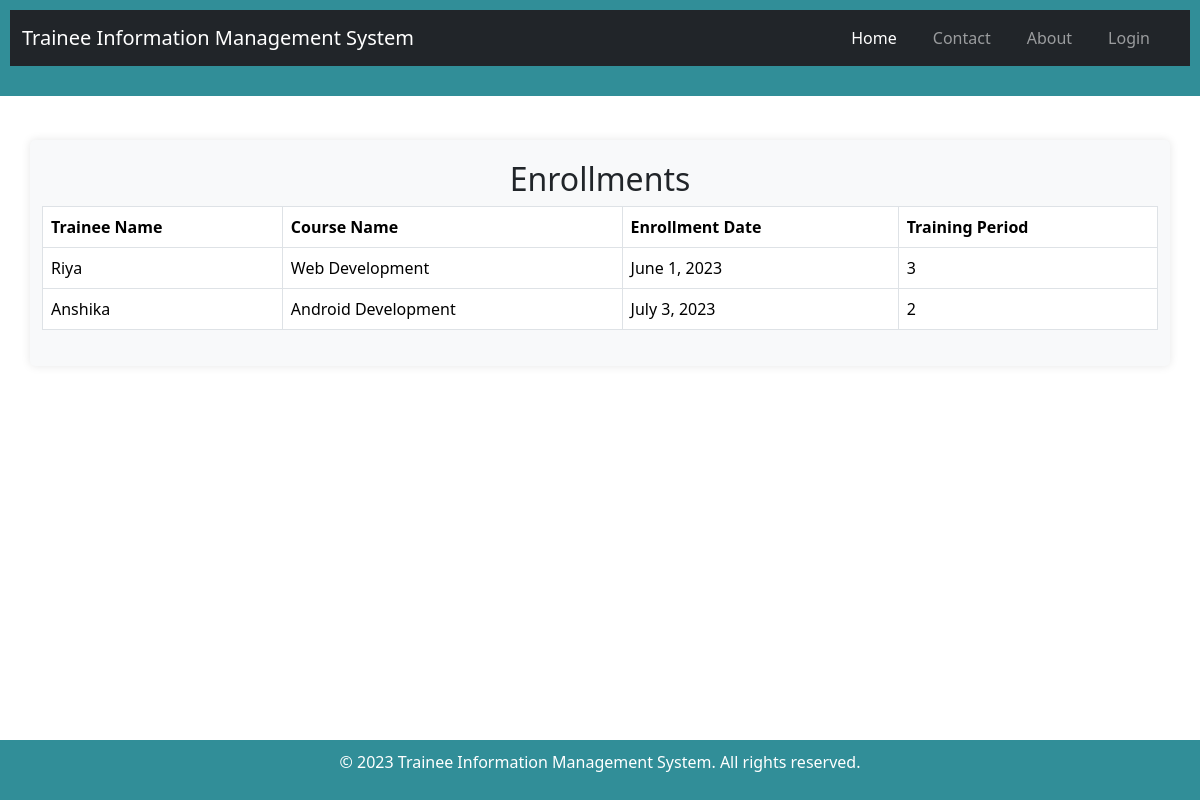
/trainee_mgt/enrollment_list/, run on the app's committed database.
### trainee_mgt/models.py (models this page shows, shortened)
class Enrollment(models.Model):
    trainee = models.ForeignKey(Trainee, on_delete=models.CASCADE)
    course = models.ForeignKey('Course', on_delete=models.CASCADE)
    enrollment_date = models.DateField()
    training_period = models.PositiveIntegerField(null=True)

class Trainee(models.Model):
    first_name = models.CharField(max_length=50)
    last_name = models.CharField(max_length=50)
    email = models.EmailField(unique=True)
    phone_number = models.CharField(max_length=15)
    date_of_birth = models.DateField()
    address = models.TextField()
    course = models.ForeignKey('Course', on_delete=models.CASCADE, null=True)

class Course(models.Model):
    title = models.CharField(max_length=100)
    description = models.TextField()
    trainer = models.ForeignKey(Trainer, on_delete=models.CASCADE)
    training_center = models.ForeignKey(TrainingCenter, on_delete=models.CASCADE)

### trainee_mgt/views.py (the view)
# urls.py: path('enrollment_list/', views.enrollment_list, name='enrollment_list'),
def enrollment_list(request):
    enrollments = Enrollment.objects.all()
    return render(request, 'trainee/enrollment_list.html', {'enrollments': enrollments})

### trainee_mgt/templates/trainee/enrollment_list.html
{% extends 'trainee/base.html' %}
{% block content %}
<div class="container mt-4">
    <h2 style="text-align:center;">Enrollments</h2>
    <div class="table-responsive">
    <table class="table table-bordered">
        <thead>
            <tr>
                <th>Trainee Name</th>
                <th>Course Name</th>
                <th>Enrollment Date</th>
                <th>Training Period</th>
            </tr>
        </thead>
        <tbody>
            {% for enrollment in enrollments %}
            <tr>
                <td>{{ enrollment.trainee.first_name }}</td>
                <td>{{ enrollment.course.title }}</td>
                <td>{{ enrollment.enrollment_date }}</td>
                <td>{{ enrollment.training_period }}</td>
            </tr>
            {% endfor %}
        </tbody>
    </table>
</div>
{% endblock %}

### trainee_mgt/static/css/styles.css (style rules this page uses)
body, h1, h2, h3, p, ul, li { margin: 0; padding: 0; }
body { font-family: Arial, sans-serif; background-color: #f0f0f0; display: flex; flex-direction: column; min-height: 100vh; }
.container { background-color: #f8f9fa; padding: 20px; border-radius: 5px; box-shadow: 0 0 10px rgba(0, 0, 0, 0.1); }

### data on the page
Enrollment: trainee.first_name "Riya", course "Web Development", enrollment_date "June 1, 2023", training_period "3"
Enrollment: trainee.first_name "Anshika", course "Android Development", enrollment_date "July 3, 2023", training_period "2"
